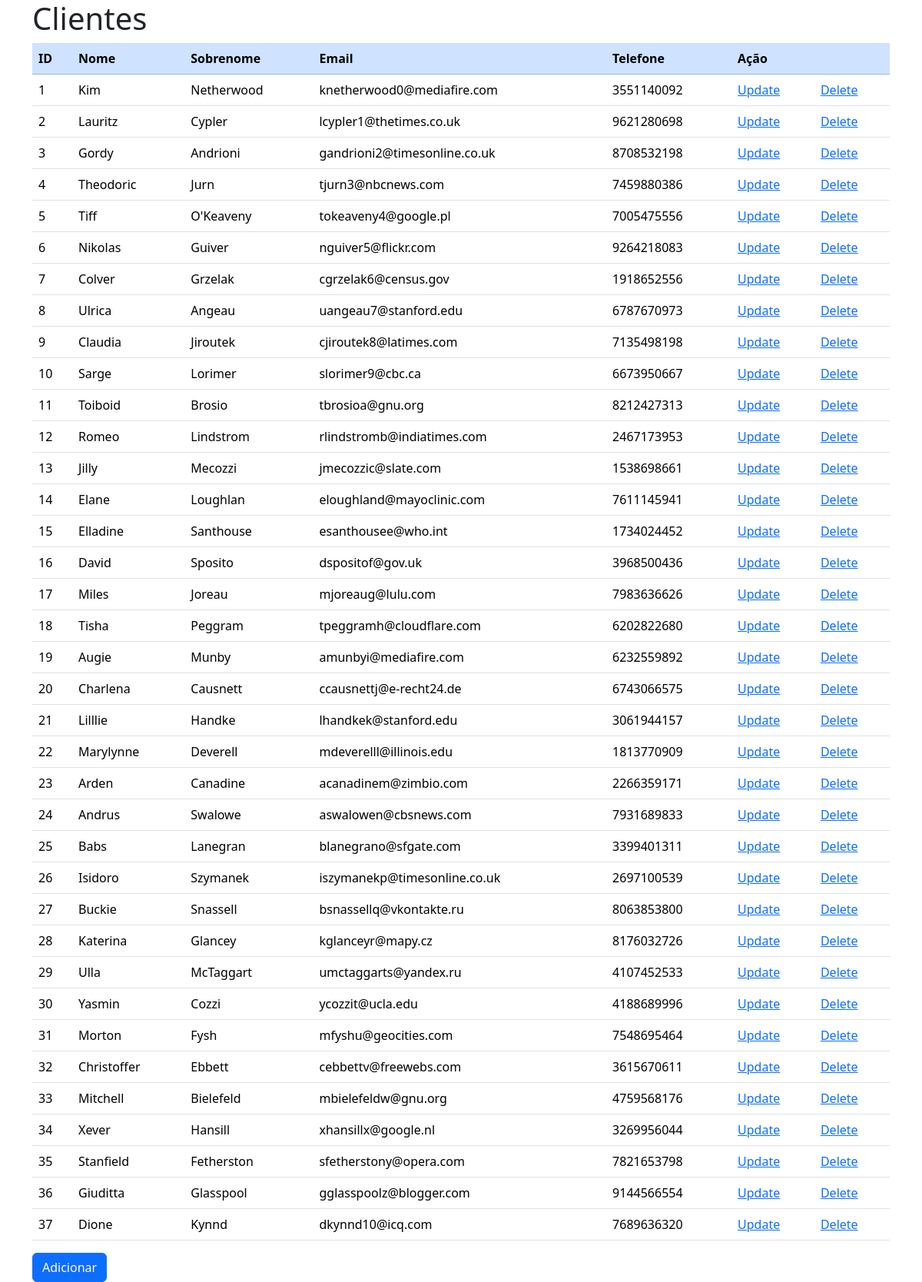
The page / on the database its author committed.
### tables this page shows
CREATE TABLE `clientes` (
  `id` int(4) NOT NULL,
  `nome` varchar(50) NOT NULL,
  `sobrenome` varchar(50) DEFAULT NULL,
  `email` varchar(50) DEFAULT NULL,
  `telefone` varchar(11) DEFAULT NULL
);

### actions/read.php (called while the page is built)
<?php
require "connDB.php";
$sql = "SELECT * FROM clientes";
$result = $conn->query($sql);
$rows = $result->fetchAll(PDO::FETCH_ASSOC);

### index.php (the view, shortened to what this page needs)
<!DOCTYPE html>
<html lang="en">
<head>
	<link href="https://cdn.jsdelivr.net/npm/bootstrap@5.3.2/dist/css/bootstrap.min.css" rel="stylesheet" />
</head>
<body class="container">
	<h1>Clientes</h1>
	<table class="table table-hover">
		<tr class="table-primary sticky-top">
			<th>ID</th>
			<th>Nome</th>
			<th>Sobrenome</th>
			<th>Email</th>
			<th>Telefone</th>
			<th colspan="2">Ação</th>
		</tr>
		<?php
		require "actions/read.php";
		foreach ($rows as $row) {
			$id = $row['id'];
			echo "<tr>";
			echo "<td>" . $row['id'] . "</td>";
			echo "<td>" . $row['nome'] . "</td>";
			echo "<td>" . $row['sobrenome'] . "</td>";
			echo "<td>" . $row['email'] . "</td>";
			echo "<td>" . $row['telefone'] . "</td>";
			echo "<td> <a href='update.php?id=$id'>Update</a> </td>";
			echo "<td> <a href='actions/delete.php?id=$id'>Delete</a> </td>";
			echo "</tr>";
		}
		?>
	</table>
	<a href="add.php" class="btn btn-primary">Adicionar</a>
</body>
</html>

### rows shown on the page
clientes: id "1", nome "Kim", sobrenome "Netherwood", email "knetherwood0@mediafire.com", telefone "3551140092"
clientes: id "2", nome "Lauritz", sobrenome "Cypler", email "lcypler1@thetimes.co.uk", telefone "9621280698"
clientes: id "3", nome "Gordy", sobrenome "Andrioni", email "gandrioni2@timesonline.co.uk", telefone "8708532198"
clientes: id "4", nome "Theodoric", sobrenome "Jurn", email "tjurn3@nbcnews.com", telefone "7459880386"
clientes: id "5", nome "Tiff", sobrenome "O'Keaveny", email "tokeaveny4@google.pl", telefone "7005475556"
clientes: id "6", nome "Nikolas", sobrenome "Guiver", email "nguiver5@flickr.com", telefone "9264218083"
clientes: id "7", nome "Colver", sobrenome "Grzelak", email "cgrzelak6@census.gov", telefone "1918652556"
clientes: id "8", nome "Ulrica", sobrenome "Angeau", email "uangeau7@stanford.edu", telefone "6787670973"
clientes: id "9", nome "Claudia", sobrenome "Jiroutek", email "cjiroutek8@latimes.com", telefone "7135498198"
clientes: id "10", nome "Sarge", sobrenome "Lorimer", email "slorimer9@cbc.ca", telefone "6673950667"
clientes: id "11", nome "Toiboid", sobrenome "Brosio", email "tbrosioa@gnu.org", telefone "8212427313"
clientes: id "12", nome "Romeo", sobrenome "Lindstrom", email "rlindstromb@indiatimes.com", telefone "2467173953"
clientes: id "13", nome "Jilly", sobrenome "Mecozzi", email "jmecozzic@slate.com", telefone "1538698661"
clientes: id "14", nome "Elane", sobrenome "Loughlan", email "eloughland@mayoclinic.com", telefone "7611145941"
clientes: id "15", nome "Elladine", sobrenome "Santhouse", email "esanthousee@who.int", telefone "1734024452"
clientes: id "16", nome "David", sobrenome "Sposito", email "dspositof@gov.uk", telefone "3968500436"
clientes: id "17", nome "Miles", sobrenome "Joreau", email "mjoreaug@lulu.com", telefone "7983636626"
clientes: id "18", nome "Tisha", sobrenome "Peggram", email "tpeggramh@cloudflare.com", telefone "6202822680"
clientes: id "19", nome "Augie", sobrenome "Munby", email "amunbyi@mediafire.com", telefone "6232559892"
clientes: id "20", nome "Charlena", sobrenome "Causnett", email "ccausnettj@e-recht24.de", telefone "6743066575"
clientes: id "21", nome "Lilllie", sobrenome "Handke", email "lhandkek@stanford.edu", telefone "3061944157"
clientes: id "22", nome "Marylynne", sobrenome "Deverell", email "mdeverelll@illinois.edu", telefone "1813770909"
clientes: id "23", nome "Arden", sobrenome "Canadine", email "acanadinem@zimbio.com", telefone "2266359171"
clientes: id "24", nome "Andrus", sobrenome "Swalowe", email "aswalowen@cbsnews.com", telefone "7931689833"
clientes: id "25", nome "Babs", sobrenome "Lanegran", email "blanegrano@sfgate.com", telefone "3399401311"
clientes: id "26", nome "Isidoro", sobrenome "Szymanek", email "iszymanekp@timesonline.co.uk", telefone "2697100539"
clientes: id "27", nome "Buckie", sobrenome "Snassell", email "bsnassellq@vkontakte.ru", telefone "8063853800"
clientes: id "28", nome "Katerina", sobrenome "Glancey", email "kglanceyr@mapy.cz", telefone "8176032726"
clientes: id "29", nome "Ulla", sobrenome "McTaggart", email "umctaggarts@yandex.ru", telefone "4107452533"
clientes: id "30", nome "Yasmin", sobrenome "Cozzi", email "ycozzit@ucla.edu", telefone "4188689996"
clientes: id "31", nome "Morton", sobrenome "Fysh", email "mfyshu@geocities.com", telefone "7548695464"
clientes: id "32", nome "Christoffer", sobrenome "Ebbett", email "cebbettv@freewebs.com", telefone "3615670611"
clientes: id "33", nome "Mitchell", sobrenome "Bielefeld", email "mbielefeldw@gnu.org", telefone "4759568176"
clientes: id "34", nome "Xever", sobrenome "Hansill", email "xhansillx@google.nl", telefone "3269956044"
clientes: id "35", nome "Stanfield", sobrenome "Fetherston", email "sfetherstony@opera.com", telefone "7821653798"
clientes: id "36", nome "Giuditta", sobrenome "Glasspool", email "gglasspoolz@blogger.com", telefone "9144566554"
clientes: id "37", nome "Dione", sobrenome "Kynnd", email "dkynnd10@icq.com", telefone "7689636320"
